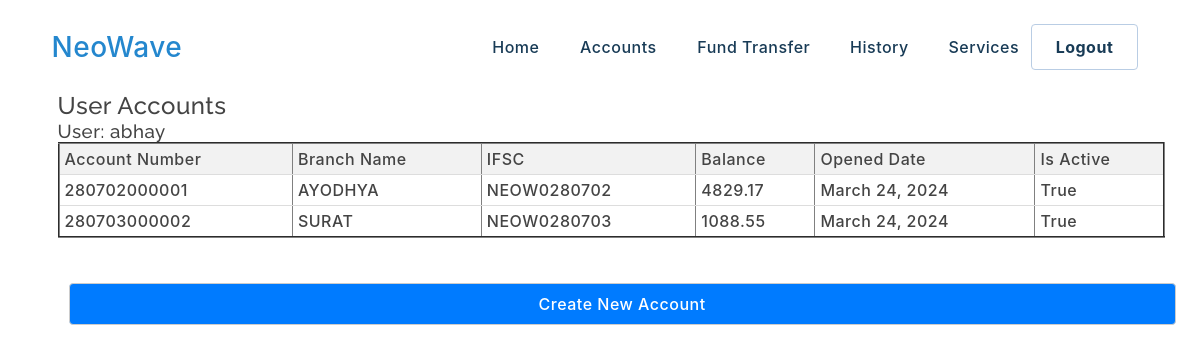
/useraccounts (signed in), run on an earlier commit of the app's database.
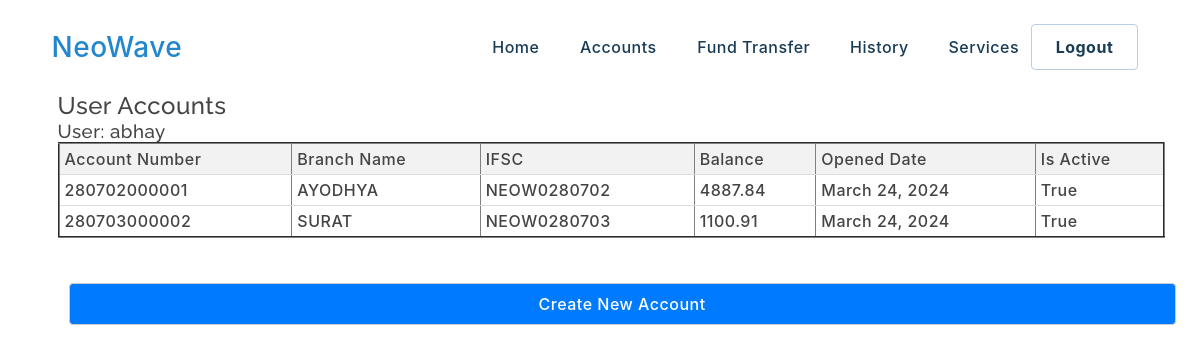
And on a later commit of the database.
### neowave/models.py (models this page shows, shortened)
class Account(models.Model):
	user = models.ForeignKey(User, on_delete=models.CASCADE)
	account_number = models.CharField(max_length=12, unique=True)
	branch_name = models.ForeignKey(Branch, on_delete=models.SET_NULL, null=True)
	ifsc = models.CharField(max_length=11, default='')
	balance = models.DecimalField(max_digits=10, decimal_places=2, default=0)
	opened_date = models.DateField(default=datetime.now)
	is_active = models.BooleanField(default=True)
	account_holder_name = models.CharField(max_length=255, default='')

class Branch(models.Model):
	branch_name = models.CharField(max_length=100)
	address = models.CharField(max_length=255)
	ifsc = models.CharField(max_length=11, unique=True)
	pincode = models.CharField(max_length=6)
	def __str__(self):
		return self.branch_name

### neowave/views.py (the view)
# urls.py: path('useraccounts', views.useraccounts, name= 'useraccounts'),
@login_required
def useraccounts(request):
	accounts = Account.objects.filter(user=request.user)
	branches = Branch.objects.all()
	return render(request, 'useraccounts.html', {'accounts': accounts, 'branches': branches})

### templates/useraccounts.html (shortened to what this page needs)
{% extends 'base.html' %}
	{% block bodycontent %}
	<section>
		<div class="container">
			<div class="content">
				<h1>User Accounts</h1>
				<h3>User: {{ user.username }}</h3>
				{% if accounts %}
					<table border="2">
						<thead>
							<tr>
								<th>Account Number</th>
								<th>Branch Name</th>
								<th>IFSC</th>
								<th>Balance</th>
								<th>Opened Date</th>
								<th>Is Active</th>
							</tr>
						</thead>
						<tbody>
							{% for account in accounts %}
								<tr>
									<td>{{ account.account_number }}</td>
									<td>{{ account.branch_name }}</td>
									<td>{{ account.ifsc }}</td>
									<td>{{ account.balance }}</td>
									<td>{{ account.opened_date }}</td>
									<td>{{ account.is_active }}</td>
								</tr>
							{% endfor %}
						</tbody>
					</table>
				{% else %}
					<p>No accounts found.</p>
				{% endif %}
				<br><br>
				<a href="createaccount"><button>Create New Account</button></a>
			</div>
		</div>
	</section>
	{% endblock%}

What changed in the data, as far as the page shows it:
changed Account "NEOW0280702": balance "4829.17" → "4887.84"
changed Account "NEOW0280703": balance "1088.55" → "1100.91"
